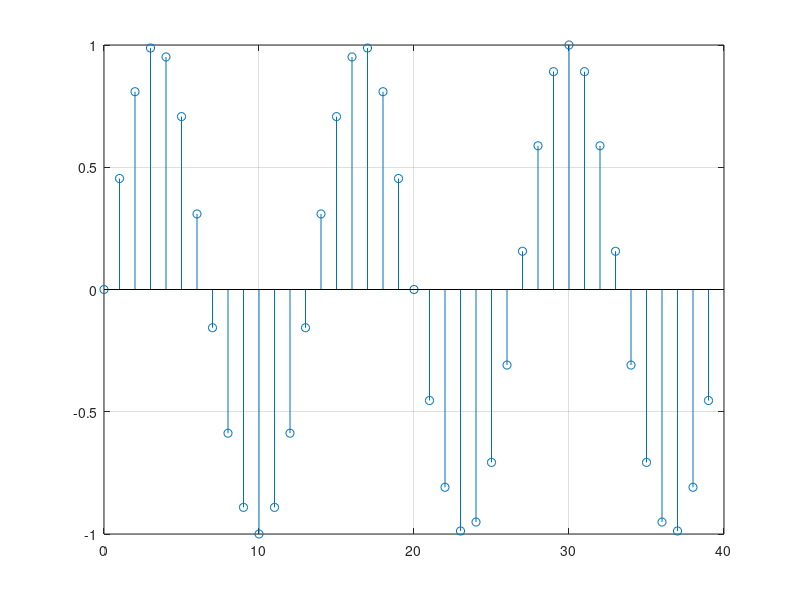

The MATLAB source for this figure:
F0=300;
Fs=4000;
W0=2*pi*F0/Fs;
N=10*4;   %numar de esantioane: N=10ms*4kHz
n=0:N-1;
s=1*sin(W0*n);
stem(n,s), grid
